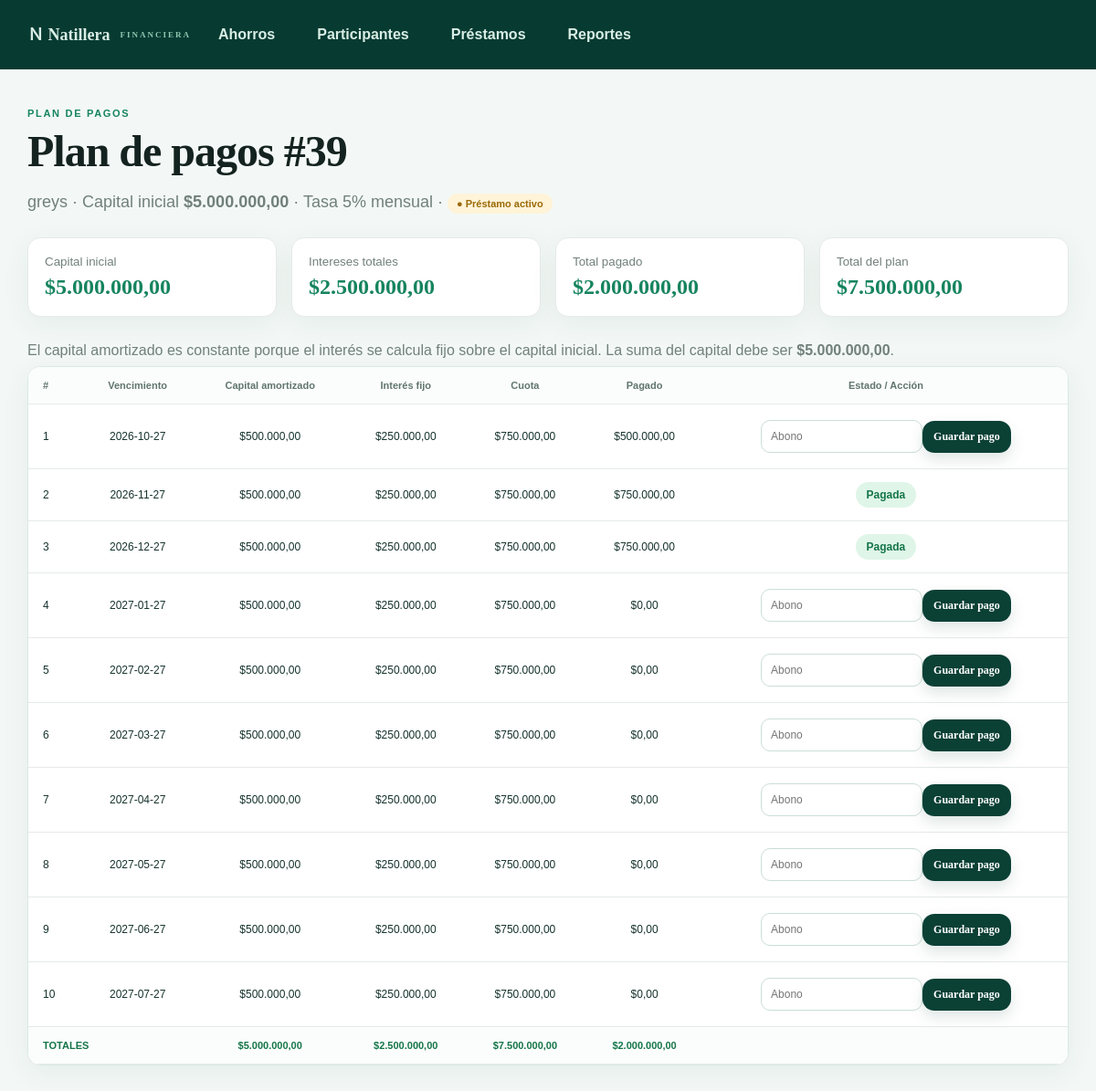
Page /loans/39 on the committed database.
### tables this page shows
CREATE TABLE `loans` (
  `id` int NOT NULL AUTO_INCREMENT,
  `participant_id` int NOT NULL,
  `principal` decimal(12,2) NOT NULL,
  `monthly_rate` decimal(8,6) NOT NULL,
  `term_months` int NOT NULL,
  `start_date` date NOT NULL,
  `status` varchar(20) NOT NULL,
  `loan_type` varchar(20) NOT NULL DEFAULT 'PARTICIPANT',
  `referred_name` varchar(160) DEFAULT NULL,
  `referred_document` varchar(30) DEFAULT NULL,
  PRIMARY KEY (`id`),
  KEY `participant_id` (`participant_id`),
  CONSTRAINT `loans_ibfk_1` FOREIGN KEY (`participant_id`) REFERENCES `participants` (`id`)
);

CREATE TABLE `participants` (
  `id` int NOT NULL AUTO_INCREMENT,
  `document` varchar(30) NOT NULL,
  `full_name` varchar(160) NOT NULL,
  `phone` varchar(30) DEFAULT NULL,
  `email` varchar(160) DEFAULT NULL,
  `active` tinyint(1) NOT NULL,
  `created_at` datetime NOT NULL DEFAULT (now()),
  PRIMARY KEY (`id`),
  UNIQUE KEY `document` (`document`)
);

CREATE TABLE `loan_installments` (
  `id` int NOT NULL AUTO_INCREMENT,
  `loan_id` int NOT NULL,
  `installment_number` int NOT NULL,
  `due_date` date NOT NULL,
  `principal_amount` decimal(12,2) NOT NULL,
  `interest_amount` decimal(12,2) NOT NULL,
  `total_amount` decimal(12,2) NOT NULL,
  `paid_amount` decimal(12,2) NOT NULL,
  PRIMARY KEY (`id`),
  KEY `loan_id` (`loan_id`),
  CONSTRAINT `loan_installments_ibfk_1` FOREIGN KEY (`loan_id`) REFERENCES `loans` (`id`)
);

### src/LoanView.php (the view)
<?php
final class LoanView {
    public static function render(PDO $db,int $id): string {
        $s=$db->prepare('SELECT l.*,p.full_name FROM loans l JOIN participants p ON p.id=l.participant_id WHERE l.id=?');$s->execute([$id]);$loan=$s->fetch();if(!$loan)return '<section class="card"><h1>Préstamo no encontrado</h1></section>';
        $s=$db->prepare('SELECT * FROM loan_installments WHERE loan_id=? ORDER BY installment_number');$s->execute([$id]);$rows=$s->fetchAll();$total=array_sum(array_column($rows,'total_amount'));$paid=array_sum(array_column($rows,'paid_amount'));$interest=array_sum(array_column($rows,'interest_amount'));$capital=array_sum(array_column($rows,'principal_amount'));
        $status=(($loan['status']??'active')==='paid')?'<span class="loan-state paid">✓ Préstamo totalmente pagado</span>':'<span class="loan-state active">● Préstamo activo</span>';
        $html='<section class="hero"><span>PLAN DE PAGOS</span><h1>Plan de pagos #'.(int)$id.'</h1><p>'.htmlspecialchars($loan['full_name']).' · Capital inicial <strong>$'.number_format($loan['principal'],2,',','.').'</strong> · Tasa '.($loan['monthly_rate']*100).'% mensual · '.$status.'</p></section><div class="stats"><article class="card"><small>Capital inicial</small><strong>$'.number_format($loan['principal'],2,',','.').'</strong></article><article class="card"><small>Intereses totales</small><strong>$'.number_format($interest,2,',','.').'</strong></article><article class="card"><small>Total pagado</small><strong>$'.number_format($paid,2,',','.').'</strong></article><article class="card"><small>Total del plan</small><strong>$'.number_format($total,2,',','.').'</strong></article></div><p class="muted">El capital amortizado es constante porque el interés se calcula fijo sobre el capital inicial. La suma del capital debe ser <strong>$'.number_format($capital,2,',','.').'</strong>.</p><div class="table-wrap"><table><thead><tr><th>#</th><th>Vencimiento</th><th>Capital amortizado</th><th>Interés fijo</th><th>Cuota</th><th>Pagado</th><th>Estado / Acción</th></tr></thead><tbody>';
        foreach($rows as $r){$complete=(float)$r['paid_amount'] >= (float)$r['total_amount'];$html.='<tr><td>'.$r['installment_number'].'</td><td>'.$r['due_date'].'</td><td>$'.number_format($r['principal_amount'],2,',','.').'</td><td>$'.number_format($r['interest_amount'],2,',','.').'</td><td>$'.number_format($r['total_amount'],2,',','.').'</td><td>$'.number_format($r['paid_amount'],2,',','.').'</td><td>'.($complete?'<span class="badge">Pagada</span>':'<form method="post"><input type="hidden" name="action" value="installment"><input type="hidden" name="installment_id" value="'.$r['id'].'"><input name="amount" type="number" step="0.01" min="0" placeholder="Abono"><button>Guardar pago</button></form>').'</td></tr>';}
        $html.='</tbody><tfoot><tr><th colspan="2">TOTALES</th><th>$'.number_format($capital,2,',','.').'</th><th>$'.number_format($interest,2,',','.').'</th><th>$'.number_format($total,2,',','.').'</th><th><strong>$'.number_format($paid,2,',','.').'</strong></th><th>'.($paid >= $total?'<span class="badge">✓ Pagado</span>':'').'</th></tr></tfoot></table></div>';
        return $html;
    }
}

### public/static/app.css (style rules this page uses)
:root { --ink:#14231f;--muted:#71807a;--line:#e5ebe8;--bg:#f5f8f7;--nav:#0d332c;--accent:#16845e;--shadow:0 8px 30px #163c3210 }
* { box-sizing:border-box }
body { margin:0;background:var(--bg);color:var(--ink);font-family:'DM Sans',sans-serif }
h1,h2 { font-family:Manrope;color:var(--ink) }
h1 { font-size:34px;letter-spacing:-1px }
.muted,p { color:var(--muted) }
.muted { margin:8px 0 }
.card,table { background:#fff;box-shadow:var(--shadow) }
table { width:100%;border-collapse:collapse;min-width:900px }
th,td { padding:14px 10px;border-bottom:1px solid var(--line);text-align:center;font-size:12px }
th { color:var(--muted);font-size:11px;background:#fbfcfc }
th:first-child,td:first-child { text-align:left;padding-left:24px }
small { color:var(--muted) }
form { display:flex;gap:8px;flex-wrap:wrap }
input,select,button { font:inherit;padding:10px 12px;border:1px solid #d5dfdb;border-radius:8px;background:#fff }
button { cursor:pointer;background:var(--nav);color:#fff;border:0;font-weight:600;transition:.2s }
.card { border-radius:15px;padding:24px;margin:24px 0 }

### public/static/v2.css (style rules this page uses)
body { font-family:Manrope,Arial,sans-serif!important;background:#f3f8f6!important;color:#16332d }
.hero h1 { font-family:Georgia,serif;font-size:clamp(34px,5vw,58px) }
.hero button,button { font-family:Manrope;background:#0b4035;border-radius:13px;box-shadow:0 7px 16px #0b403522 }
.table-wrap { border:1px solid #dbe9e3;box-shadow:0 10px 30px #153d3212 }
.table-wrap th { background:#fbfdfc;color:#60756d }
.table-wrap td,.table-wrap th { padding:18px 20px }
.table-wrap td input { border:1px solid #cbded7;border-radius:10px;padding:10px }
.badge { display:inline-block!important;padding:7px 12px;border-radius:999px;background:#dff4e9 }
.stats strong { font-family:Georgia,serif;font-size:36px;color:#16845e }
.muted { color:#71807a }
.person-status,.loan-state { display:inline-flex;padding:5px 10px;border-radius:15px;font-size:11px;font-weight:700 }
.loan-state.active { background:#fff3d8;color:#9a6a08 }
.actions form,td form { display:inline-block;margin:3px }
.hero { margin-bottom:26px }
.hero>span { display:block;color:#16845e;font-size:11px;font-weight:700;letter-spacing:1.7px }
.hero h1 { margin:8px 0;font-family:Georgia,serif;font-size:48px }
.hero p { font-size:18px;color:#71807a }
.stats { display:grid;grid-template-columns:repeat(4,1fr);gap:16px;margin:22px 0 28px }
.stats .card { margin:0;border:1px solid #e5ebe8;border-radius:14px;padding:18px }
.stats .card small { display:block;color:#71807a }
.stats .card strong { display:block;font:700 24px Georgia;color:#16845e;margin-top:7px }
.table-wrap { background:#fff;border-radius:14px;overflow:auto;box-shadow:0 8px 30px #163c3210 }
.table-wrap table { min-width:1050px }
.table-wrap th,.table-wrap td { padding:14px 16px }
.table-wrap form { justify-content:center;align-items:center }
.table-wrap .badge { display:inline-block;padding:7px 12px;border-radius:999px;background:#dff5e8;color:#147548;font-weight:700 }
.table-wrap tfoot { background:#eef8f3;font-weight:700 }
.table-wrap tfoot th { color:#147548 }

### rows in the picture
loans: participant.full_name "greys", principal "5.000.000,00", $loan['monthly_rate']*100 "5"
loan_installments: installment_number "1", due_date "2026-10-27", principal_amount "500.000,00", interest_amount "250.000,00", total_amount "750.000,00", paid_amount "500.000,00"
loan_installments: installment_number "2", due_date "2026-11-27", principal_amount "500.000,00", interest_amount "250.000,00", total_amount "750.000,00", paid_amount "750.000,00", shows "Pagada"
loan_installments: installment_number "3", due_date "2026-12-27", principal_amount "500.000,00", interest_amount "250.000,00", total_amount "750.000,00", paid_amount "750.000,00", shows "Pagada"
loan_installments: installment_number "4", due_date "2027-01-27", principal_amount "500.000,00", interest_amount "250.000,00", total_amount "750.000,00", paid_amount "0,00"
loan_installments: installment_number "5", due_date "2027-02-27", principal_amount "500.000,00", interest_amount "250.000,00", total_amount "750.000,00", paid_amount "0,00"
loan_installments: installment_number "6", due_date "2027-03-27", principal_amount "500.000,00", interest_amount "250.000,00", total_amount "750.000,00", paid_amount "0,00"
loan_installments: installment_number "7", due_date "2027-04-27", principal_amount "500.000,00", interest_amount "250.000,00", total_amount "750.000,00", paid_amount "0,00"
loan_installments: installment_number "8", due_date "2027-05-27", principal_amount "500.000,00", interest_amount "250.000,00", total_amount "750.000,00", paid_amount "0,00"
loan_installments: installment_number "9", due_date "2027-06-27", principal_amount "500.000,00", interest_amount "250.000,00", total_amount "750.000,00", paid_amount "0,00"
loan_installments: installment_number "10", due_date "2027-07-27", principal_amount "500.000,00", interest_amount "250.000,00", total_amount "750.000,00", paid_amount "0,00"

### other values in the picture
$id "39"
$interest "2.500.000,00"
$paid "2.000.000,00"
$total "7.500.000,00"
$capital "5.000.000,00"
